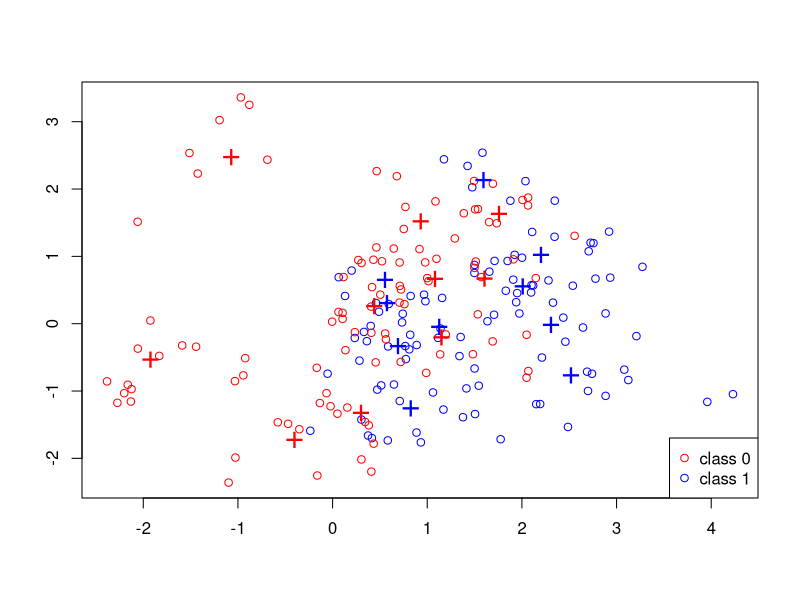
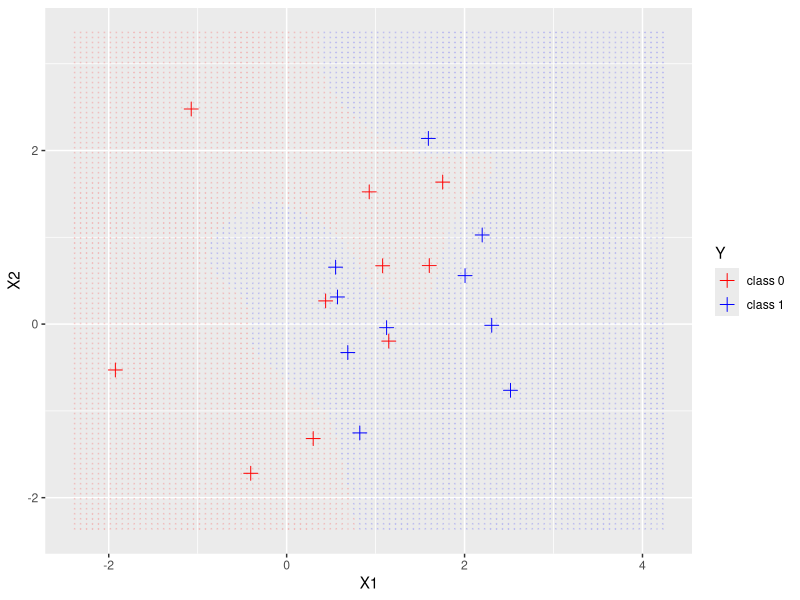
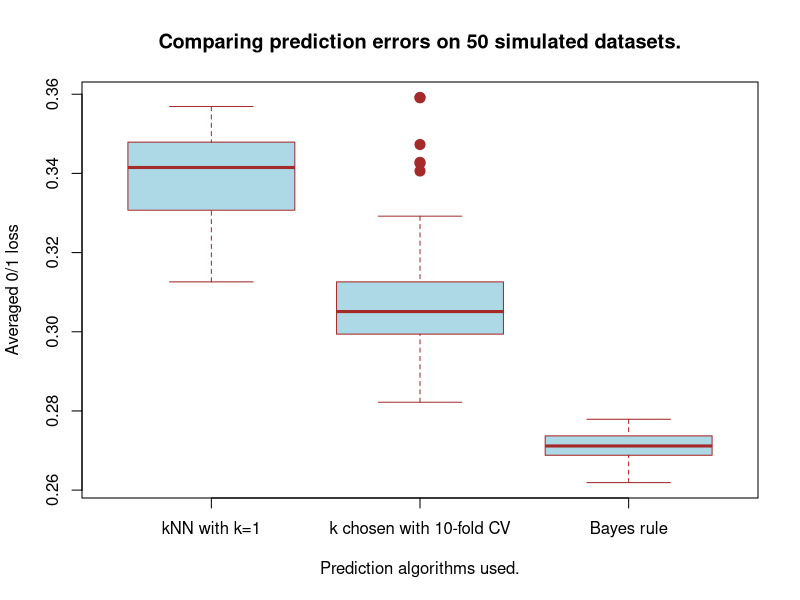
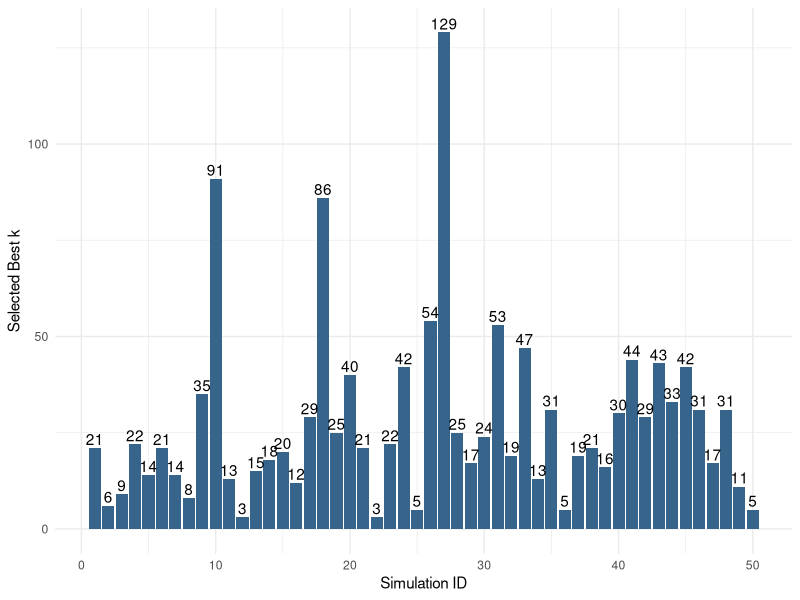

Reproduce these figures in R, in order.
## ---- chunk 1
# Set a seed to have a stable generation of random numbers
uin_4 = 2110
set.seed(uin_4)
## ---- chunk 2

library(ggplot2)
library(class)

p = 2;      
csize = 10;     # number of centers
sigma = 1;      # sd for generating the centers 
m1 = matrix(rnorm(csize*p), csize, p)*sigma + 
  cbind( rep(1, csize), rep(0, csize))
m0 = matrix(rnorm(csize*p), csize, p)*sigma + 
  cbind( rep(0, csize), rep(1, csize))
## ---- chunk 3
sim_params = list(
 csize = 10,      # number of centers
 p = 2,           # dimension
 s = sqrt(1/5),   # standard deviation for generating data
 n = 100,         # training size per class
 N = 5000,        # test size per class
 m0 = m0,         # 10 centers for class 0
 m1 = m1         # 10 centers for class 1
)

generate_sim_data = function(sim_params){
  p = sim_params$p
  s = sim_params$s 
  n = sim_params$n 
  N = sim_params$N 
  m1 = sim_params$m1 
  m0 = sim_params$m0
  csize = sim_params$csize
  
  id1 = sample(1:csize, n, replace = TRUE);
  id0 = sample(1:csize, n, replace = TRUE);
  Xtrain = matrix(rnorm(2*n*p), 2*n, p)*s + rbind(m1[id1,], m0[id0,])
  Ytrain = factor(c(rep(1,n), rep(0,n)))
  id1 = sample(1:csize, N, replace=TRUE);
  id0 = sample(1:csize, N, replace=TRUE); 
  Xtest = matrix(rnorm(2*N*p), 2*N, p)*s + rbind(m1[id1,], m0[id0,])
  Ytest = factor(c(rep(1,N), rep(0,N)))
  
  
  # Return the training/test data along with labels
  list(
  Xtrain = Xtrain,
  Ytrain = Ytrain,
  Xtest = Xtest,
  Ytest = Ytest
  )
}
## ---- chunk 4
mydata = generate_sim_data(sim_params)
## ---- chunk 5
tmp.X = mydata$Xtrain
tmp.Y = mydata$Ytrain
m0 = sim_params$m0        # 10 centers for class 0
m1 = sim_params$m1  

n = nrow(tmp.X)
mycol = rep("blue", n)
mycol[tmp.Y == 0] = "red"
plot(tmp.X[, 1], tmp.X[, 2], type = "n", xlab = "", ylab = "")
points(tmp.X[, 1], tmp.X[, 2], col = mycol);
points(m1[, 1], m1[, 2], pch = "+", cex = 2, col = "blue");    
points(m0[, 1], m0[, 2], pch = "+", cex = 2, col = "red");   
legend("bottomright", pch = c(1,1), col = c("red", "blue"), 
       legend = c("class 0", "class 1")) 
## ---- chunk 6
my_knn = function(traindata, testdata, Ytrain, k) {
  
  Ypred <- vector(mode = 'integer', length = dim(testdata)[1])
  
  for (i in 1:dim(testdata)[1]) {
    dist = rowSums(sweep(traindata, 2, testdata[i,])^2)
    k_nearest_classes = cbind(dist, Ytrain)[order(dist)[1:k], , drop=F]
    k_nearest_classes = data.frame(k_nearest_classes)
    
    voted_max = as.integer(names(which.max(table(k_nearest_classes$Ytrain)))[1])
    Ypred[i] = voted_max - 1
  }
  
  # convert perdictions to factors
  factor(Ypred)
}


# declare some shorcut variables for next sections
traindata = mydata$Xtrain
testdata = mydata$Xtest
Ytrain = mydata$Ytrain
Ytest = mydata$Ytest
N = sim_params$N
## ---- chunk 7
k=4
diff_idx = 502
diff_point = testdata[diff_idx, , drop=FALSE]

dist = rowSums(sweep(traindata, 2, diff_point)^2)
k_nearest_classes = cbind(dist, Ytrain)[order(dist)[1:k], , drop=F]
(k_nearest_classes = data.frame(k_nearest_classes))
table(k_nearest_classes$Ytrain)
## ---- chunk 8
names(which.max(table(k_nearest_classes$Ytrain)))[1]
## ---- chunk 9
# Predictions
test.pred.k1 = my_knn(traindata, testdata, Ytrain, k = 1)
test.pred.k3 = my_knn(traindata, testdata, Ytrain, k = 3)
test.pred.k5 = my_knn(traindata, testdata, Ytrain, k = 5)
# Errors
test.err.k1 = sum(Ytest != test.pred.k1)/(2*N)
test.err.k3 = sum(Ytest != test.pred.k3)/(2*N)
test.err.k5 = sum(Ytest != test.pred.k5)/(2*N)
## ---- chunk 10
# Predictions
test.pred.ck1 = knn(traindata, testdata, Ytrain, k = 1)
test.pred.ck3 = knn(traindata, testdata, Ytrain, k = 3)
test.pred.ck5 = knn(traindata, testdata, Ytrain, k = 5)
# Errors
test.err.ck1 = sum(Ytest != test.pred.ck1)/(2*N)
test.err.ck3 = sum(Ytest != test.pred.ck3)/(2*N)
test.err.ck5 = sum(Ytest != test.pred.ck5)/(2*N)
## ---- chunk 11
table(Ytest, test.pred.k1)
table(Ytest, test.pred.k3)
table(Ytest, test.pred.k5)
## ---- chunk 12
table(test.pred.k1, test.pred.ck1)
table(test.pred.k3, test.pred.ck3)
table(test.pred.k5, test.pred.ck5)
## ---- chunk 13
# We set k to 4 so we can show the distance proximity between point 3 and 4.
k=4
# Looking for point with discrepancy.
diff_idx = which(test.pred.k3 != test.pred.ck3)
diff_point = testdata[diff_idx, , drop=FALSE]

dist = rowSums(sweep(traindata, 2, diff_point)^2)
k_nearest_classes = cbind(dist, Ytrain)[order(dist)[1:k], , drop=F]
data.frame(k_nearest_classes)
## ---- chunk 14

compute_cv_error <- function(traindata, Ytrain, k = 1, foldNum = 10){

  n = nrow(traindata)
  fold_size = floor(n/foldNum)
  error = 0
  random_idx = sample(1 : n)
  for(runId in 1:foldNum){
    # this line produces sets like (when foldNum=10 and n=100): 1:10, 11:20 ... 91:100
    testSetIndex = ((runId-1)*fold_size + 1):(ifelse(runId == foldNum, n, runId*fold_size))
    testSetIndex = random_idx[testSetIndex]
    trainX = traindata[-testSetIndex, ]
    trainY = Ytrain[-testSetIndex]
    testX = traindata[testSetIndex, ]
    testY = Ytrain[testSetIndex]
    predictY = knn(trainX, testX, trainY, k)
    error = error + sum(predictY != testY) 
  }
  error = error / n
  error
}

compute_cv_error(traindata, Ytrain, k = 1)

## ---- chunk 15

cvKNN <- function(traindata, Ytrain, k_candidates, foldNum) {
  n = nrow(traindata)
  cvErrorRates = rep(NaN, length(k_candidates))
  
  for(i in 1:length(k_candidates)) {
    cvErrorRates[i] = compute_cv_error(traindata, Ytrain, k_candidates[i])
  }
  
  result = list()
  result$bestK = max(k_candidates[cvErrorRates == min(cvErrorRates)])
  result$cvError = min(cvErrorRates)
  result
}


## ---- chunk 16
cvKNN(traindata, Ytrain, seq(1, 180), 10)
## ---- chunk 17

BayesPredict = function(x, sim_params){
  
  m1 = sim_params$m1
  m0 = sim_params$m0
  s = sim_params$s
  d1 = sum(exp(-apply((t(m1) - x)^2, 2, sum) / (2 * s^2)))
  d0 = sum(exp(-apply((t(m0) - x)^2, 2, sum) / (2 * s^2))) 
  
  br = d1 / d0
  ifelse(br >= 1, 1, 0)
}

# Testing on a single point
BayesPredict(testdata[200, ], sim_params)
## ---- chunk 18
Xmin = min(mydata$Xtrain[, 1])
Xmax = max(mydata$Xtrain[, 1])
X1Vector = seq(Xmin, Xmax, (Xmax - Xmin)/99)
Xmin = min(mydata$Xtrain[, 2])
Xmax = max(mydata$Xtrain[, 2])
X2Vector = seq(Xmin, Xmax, (Xmax - Xmin)/99)
grid = expand.grid(X1Vector, X2Vector)
colnames(grid) = c('X1', 'X2')
## ---- chunk 19
BayesRuleGrid = grid
BayesRuleGrid$Y = as.factor(apply(BayesRuleGrid, 1, BayesPredict, sim_params))

tmp.data = data.frame(X1 = c(sim_params$m0[,1], sim_params$m1[,1]),
                      X2 = c(sim_params$m0[,2], sim_params$m1[,2]),
                      Y = c(rep(0, 10), rep(1, 10)))
ggplot(data = tmp.data, aes(x = X1, y = X2, color = as.factor(Y))) + 
  geom_point(shape = 3, size = 3) +
  geom_point(data = BayesRuleGrid, 
             aes(x = X1, y = X2, color = Y), size = 0.1, alpha = 0.1) + 
  scale_color_manual(name = "Y",
                     values = c("0" = "red",
                                "1" = "blue"), 
                     labels = c("class 0", "class 1"))
## ---- chunk 20
N = sim_params$N

num_datasets = 50
# pre-allocate vectors to record the prediction error on each data set.
test.errors.k1 = rep(NaN, num_datasets)
test.cv = list(
  errors = rep(NaN, num_datasets),
  ks = rep(NaN, num_datasets)
)
test.errors.bayes = rep(NaN, num_datasets)

for(i in 1:num_datasets) {
  dataset = generate_sim_data(sim_params)
  
  # Predictions and error for kNN when k=1
  preds_k1 = knn(dataset$Xtrain, dataset$Xtest, dataset$Ytrain, k = 1)
  test.errors.k1[i] = sum(dataset$Ytest != preds_k1)/(2*N)
  
  # Predictions and error for kNN when k is picked via CV
  ks_cv = cvKNN(dataset$Xtrain, dataset$Ytrain, seq(1, 180), 10)
  preds_selected_k = knn(dataset$Xtrain, dataset$Xtest, dataset$Ytrain, k = ks_cv$bestK)
  test.cv$errors[i] = sum(dataset$Ytest != preds_selected_k)/(2*N)
  test.cv$ks[i] = ks_cv$bestK
  
  # Predictions using Bayes Rule
  preds_bayes = as.factor(apply(dataset$Xtest, 1, BayesPredict, sim_params))
  test.errors.bayes[i] = sum(dataset$Ytest != preds_bayes)/(2*N)
}
## ---- chunk 21
boxplot(test.errors.k1, test.cv$errors, test.errors.bayes,
             names = c("kNN with k=1", "k chosen with 10-fold CV", "Bayes rule"),
             xlab = "Prediction algorithms used.",
             ylab = "Averaged 0/1 loss",
             main = "Comparing prediction errors on 50 simulated datasets.",
             pch = 20,
             cex = 2,
             border = "brown",
             col = "lightblue")
## ---- chunk 22
ggplot(as.data.frame(test.cv), aes(x=1:num_datasets, y=ks)) + 
    geom_bar(stat="identity",fill="steelblue4") + theme_minimal() +
    geom_text(aes(label=ks), position=position_dodge(width=0.9), vjust=-0.25) +
    xlab("Simulation ID") + ylab("Selected Best k")
## ---- chunk 23
mean(test.cv$ks)
## ---- chunk 24
sd(test.cv$ks)
